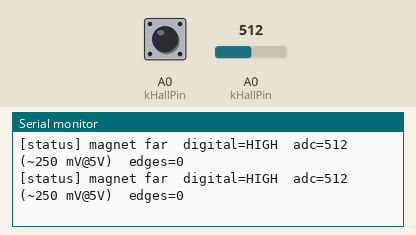
This sketch was run on a simulated Arduino Uno, built with avr-gcc and run on an emulated ATmega328P. Parts: the last lines printed to the serial monitor. The inputs (shaded band) are chosen by the test bench; at power-on: A0 (kHallPin) HIGH, A0 (kHallPin) = 512.

Above: at 1.2 s.
1.3 s: A0 (kHallPin) pulled LOW for 0.15 s
At 1.48 s:
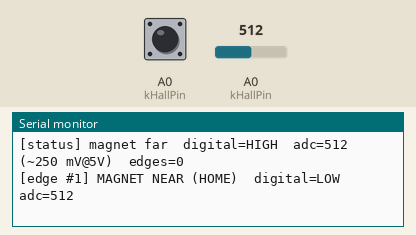
3.0 s: A0 (kHallPin) pulled LOW for 1 s
At 3.4 s:
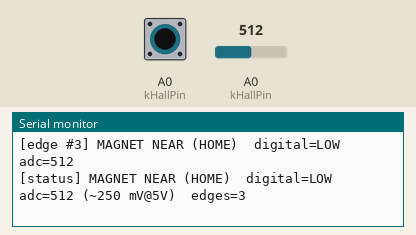
5.5 s: A0 (kHallPin) set to 716
At 6.0 s:
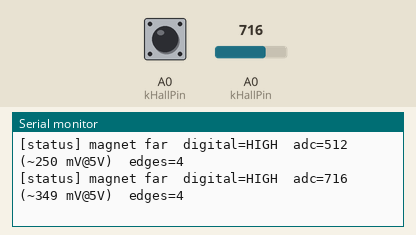
7.0 s: A0 (kHallPin) set to 900
At 7.5 s:
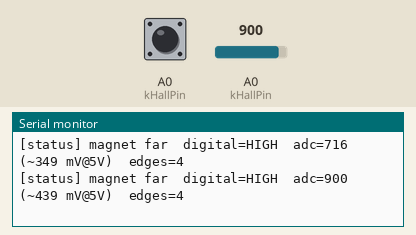
Timing chart, 0 to 9.5 s (numbered marks = the images above; inputs shaded):
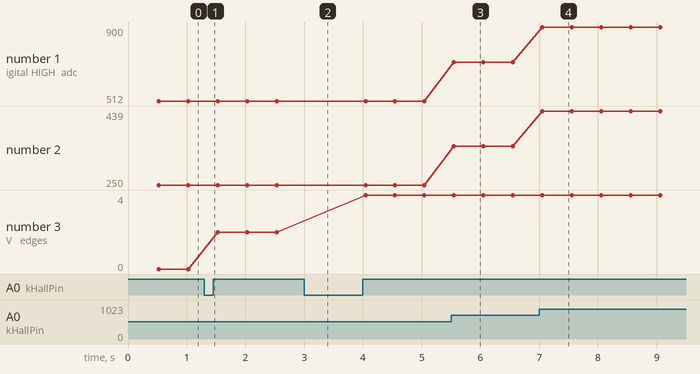

The sketch:

main.ino
```cpp
// Hall effect sensor bench test — Arduino Uno / Nano / Mega.
//
// A3144 (and similar) = DIGITAL on/off, not a smooth analog distance sensor.
//   Magnet near  -> OUT LOW  -> "MAGNET NEAR (HOME)"
//   Magnet far   -> OUT HIGH -> "magnet far"
//
// Flash: cd firmware/scripts/hardware_tests && ./run_hall_arduino.sh uno

constexpr uint8_t kHallPin = A0;  // OUT wire from sensor
constexpr uint32_t kPollMs = 100UL;
constexpr uint32_t kStatusMs = 500UL;
constexpr uint32_t kDebounceMs = 15UL;

constexpr int kMagnetNear = LOW;

uint32_t edges = 0;
uint32_t last_status_ms = 0;
bool last_stable = HIGH;

bool ReadDigital() { return digitalRead(kHallPin); }

uint16_t ReadAdc() { return analogRead(kHallPin); }

bool DebouncedState() {
  static bool stable = HIGH;
  static uint32_t last_change = 0;
  const bool sample = ReadDigital();

  if (sample != stable) {
    last_change = millis();
    stable = sample;
  }
  if ((millis() - last_change) >= kDebounceMs) {
    return stable;
  }
  return stable;
}

const char* Label(bool near) { return near ? "MAGNET NEAR (HOME)" : "magnet far"; }

void setup() {
  Serial.begin(115200);
#if defined(USBCON)
  while (!Serial) {
    ;
  }
#endif

  pinMode(kHallPin, INPUT_PULLUP);

  Serial.println();
  Serial.println(F("========================================"));
  Serial.println(F(" Arduino Hall test (A3144-style)"));
  Serial.println(F("========================================"));
  Serial.println(F("  OUT -> A0, VCC -> 5V, GND -> GND"));
  Serial.println(F("  Internal pull-up enabled (extra 10k usually OK)."));
  Serial.println(F("  Use digital=LOW/HIGH for homing logic."));
  Serial.println(F("  adc is debug only (expect ~0 or ~1023, not a ramp)."));
  Serial.println();
}

void loop() {
  const bool stable = DebouncedState();
  const bool near = (stable == kMagnetNear);
  const bool digital_now = ReadDigital();
  const uint16_t adc = ReadAdc();

  if (stable != last_stable) {
    last_stable = stable;
    ++edges;
    Serial.print(F("[edge #"));
    Serial.print(edges);
    Serial.print(F("] "));
    Serial.print(Label(near));
    Serial.print(F("  digital="));
    Serial.print(digital_now == LOW ? F("LOW") : F("HIGH"));
    Serial.print(F("  adc="));
    Serial.println(adc);
  }

  if (millis() - last_status_ms >= kStatusMs) {
    last_status_ms = millis();
    Serial.print(F("[status] "));
    Serial.print(Label(near));
    Serial.print(F("  digital="));
    Serial.print(digital_now == LOW ? F("LOW") : F("HIGH"));
    Serial.print(F("  adc="));
    Serial.print(adc);
    Serial.print(F(" (~"));
    Serial.print((adc * 500UL) / 1023UL);
    Serial.print(F(" mV@5V)  edges="));
    Serial.println(edges);
  }

  delay(kPollMs);
}
```

Measured:
- after the input at 1.3 s, the serial monitor: prints a new line at once (image 1)
- after the input at 3.0 s, the serial monitor: prints a new line at once (image 2)
- after the input at 5.5 s, the serial monitor: prints a new line after 0.05 s (image 3)
- after the input at 7.0 s, the serial monitor: prints a new line after 0.05 s (image 4)
- plotted number 1: 512 → 716 after the input at 5.5 s, 716 → 900 after the input at 7.0 s
- plotted number 2: 250 → 349 after the input at 5.5 s, 349 → 439 after the input at 7.0 s
- plotted number 3: 0 → 2 after the input at 1.3 s, 2 → 4 after the input at 3.0 s
